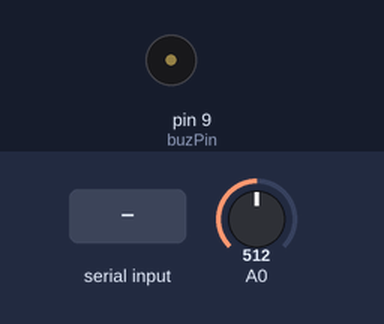
Simulated run of this sketch. Board: Arduino Uno, built with avr-gcc and run on an emulated ATmega328P. Shown: buzzer (waves = sounding). The test bench sets the inputs (shaded band); at power-on: A0 = 512. What the sketch prints to the serial monitor is not drawn.

Above: at 1.2 s.
1.3 s: "H" received over Serial
Timing chart, 0 to 4.3 s (numbered marks = the images above; inputs shaded):
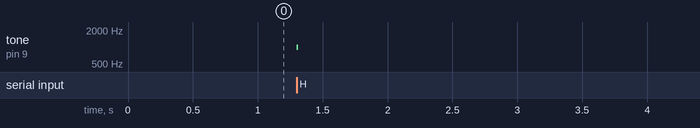

Measured:
- after the input at 1.3 s, tone on pin 9 (buzPin): silent → 1000 Hz at once, → silent 0.01 s later

The sketch:

ECG.ino
```cpp
#include <FlexiTimer2.h>

const int buzPin = 9;         // Pin para el Buzzer
int inByte;                   // variable para leer del puerto usb
int outByte = 0;               // variable para enviar al puerto usb

#define FS 256                    // frcuencia de muestreo ADC
#define TIMER2VAL (1024/(FS))

// Configuración inicial
void setup() {
    Serial.begin(115200);                 // velocidad de comunicación
    pinMode(buzPin, OUTPUT);              // Pin digital de salida.
    FlexiTimer2::set(TIMER2VAL, flash);   // Iniciar timer
    FlexiTimer2::start();
}

// función para ADC y enviar dato
void flash() {
  outByte = analogRead(A0);         // leer dato analógico
  Serial.println(outByte);          // enviar dato
}

// función principal
void loop() {
  if (Serial.available()) {           // Pregunta si python envió algún dato
        char inByte = Serial.read();  // lee el dato recibido
        if (inByte == 'H') {
            tone(buzPin, 1000);       // Manda señal al Buzzer
            delay(10);
            noTone(buzPin);           // Desactiva el Buzzer
        }
    }
}
```
